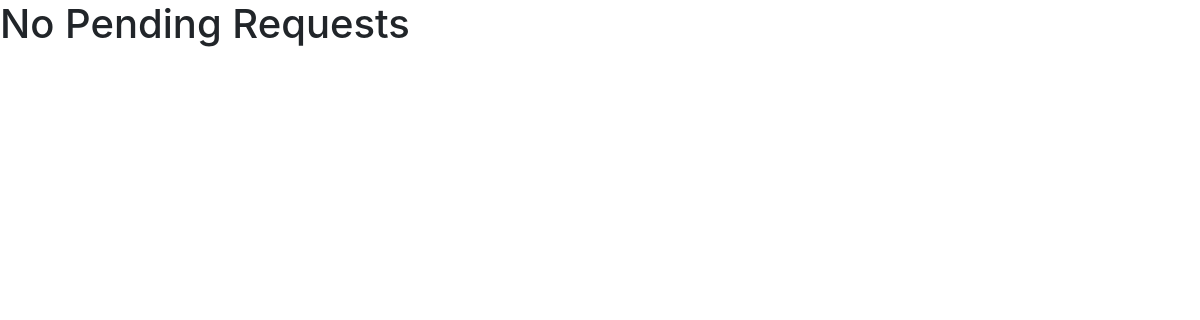
Page /admin_panel/requests/ on the earlier database version.
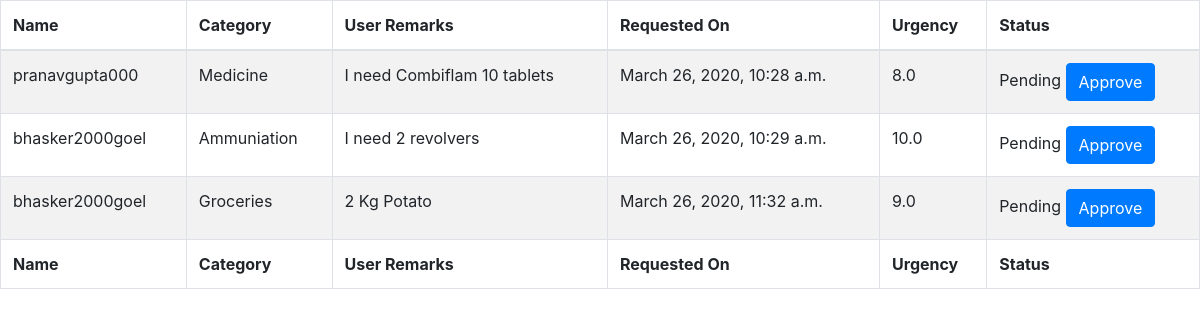
Same page on the later database version.
### admin_panel/models.py (models this page shows, shortened)
class Request(models.Model):
    requested_by = models.ForeignKey(User, on_delete=models.CASCADE, related_name='requests')
    category = models.ForeignKey(Category, on_delete=models.CASCADE, related_name='requests')
    requested_on = models.DateTimeField(auto_now=True)
    user_remarks = models.TextField(max_length=1024, blank=True)
    admin_remarks = models.TextField(max_length=1024, blank=True)
    urgency_rating = models.FloatField(default=5, validators=[MinValueValidator(1), MaxValueValidator(10)])
    status_completed = models.BooleanField(default=False)

class Category(models.Model):
    category_name = models.CharField(max_length=128)
    urgency_level = models.IntegerField(default=5, validators=[MaxValueValidator(10), MinValueValidator(1)])

### admin_panel/views.py (the view)
# urls.py: path('requests/', views.RequestList.as_view(), name='requests'),
class RequestList(ListView):
    model = models.Request

### admin_panel/templates/admin_panel/request_list.html (shortened to what this page needs)
<!DOCTYPE html>
<html lang="en">
<head>
    <link rel="stylesheet" href="https://cdnjs.cloudflare.com/ajax/libs/twitter-bootstrap/4.1.3/css/bootstrap.css">
    <link rel="stylesheet" href="https://cdn.datatables.net/1.10.20/css/dataTables.bootstrap4.min.css">
</head>
<body>
    {% if request_list %}
        <table id="example" class="table table-striped table-bordered" style="width:100%">
            <thead>
                <tr>
                    <th>Name</th>
                    <th class="dropdown">Category</th>
                    <th>User Remarks</th>
                    <th>Requested On</th>
                    <th>Urgency</th>
                    <th>Status</th>
                </tr>
            </thead>
            <tbody>
            {% for request in request_list %}
                <tr>
                    <td>{{ request.requested_by }}</td>
                    <td>{{ request.category.category_name }}</td>
                    <td>{{ request.user_remarks }}</td>
                    <td>{{ request.requested_on }}</td>
                    <td>{{ request.urgency_rating }}</td>
                    <td>{% if request.status_completed %}Completed{% else %}Pending&nbsp;<a class="btn btn-primary text-white btn-approve" type="button" data-request="{{ request.pk }}">Approve</a>{% endif %}</td>
                </tr>
            {% endfor %}
            </tbody>
            <tfoot>
                <tr>
                    <th>Name</th>
                    <th class="dropdown">Category</th>
                    <th>User Remarks</th>
                    <th>Requested On</th>
                    <th>Urgency</th>
                    <th>Status</th>
                </tr>
            </tfoot>
        </table>
    {% else %}
        <h1>No Pending Requests</h1>
    {% endif %}
</body>
</html>

Differences in the rows shown:
added Request: requested_by "pranavgupta000", category.category_name "Medicine", user_remarks "I need Combiflam 10 tablets", requested_on "March 26, 2020, 10:28 a.m.", urgency_rating "8.0"
added Request: requested_by "bhasker2000goel", category.category_name "Ammuniation", user_remarks "I need 2 revolvers", requested_on "March 26, 2020, 10:29 a.m.", urgency_rating "10.0"
added Request: requested_by "bhasker2000goel", category.category_name "Groceries", user_remarks "2 Kg Potato", requested_on "March 26, 2020, 11:32 a.m.", urgency_rating "9.0"
Other differences:
text no longer shown: "No Pending Requests"
text now shown: "Name Category User Remarks Requested On Urgency Status Name Category User Remarks Requested On Urgency Status"
